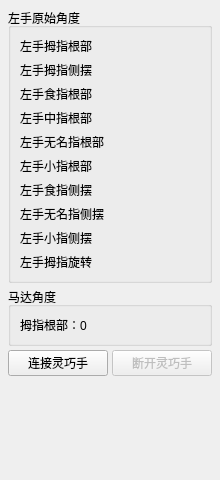
<?xml version="1.0" encoding="UTF-8"?>
<ui version="4.0">
 <class>LinkerHandPanel</class>
 <widget class="QWidget" name="LinkerHandPanel">
  <property name="geometry">
   <rect>
    <x>0</x>
    <y>0</y>
    <width>220</width>
    <height>480</height>
   </rect>
  </property>
  <layout class="QVBoxLayout" name="rootLayout">
   <property name="spacing">
    <number>4</number>
   </property>
   <property name="leftMargin">
    <number>8</number>
   </property>
   <property name="topMargin">
    <number>8</number>
   </property>
   <property name="rightMargin">
    <number>8</number>
   </property>
   <property name="bottomMargin">
    <number>8</number>
   </property>
   <item>
    <widget class="QGroupBox" name="QGB_leftHandRawAngle">
     <property name="title"><string>左手原始角度</string></property>
     <layout class="QVBoxLayout" name="groupBoxLayout">
      <item>
       <layout class="QGridLayout" name="gridFingers">
        <property name="horizontalSpacing"><number>6</number></property>
        <property name="verticalSpacing"><number>6</number></property>
        <item row="0" column="0">
         <widget class="QLabel" name="lbl_text_thumb">
          <property name="text"><string>左手拇指根部</string></property>
         </widget>
        </item>
        <item row="1" column="0">
         <widget class="QLabel" name="lbl_text_thumb_adduction">
          <property name="text"><string>左手拇指侧摆</string></property>
         </widget>
        </item>
        <item row="2" column="0">
         <widget class="QLabel" name="lbl_text_index">
          <property name="text"><string>左手食指根部</string></property>
         </widget>
        </item>
        <item row="3" column="0">
         <widget class="QLabel" name="lbl_text_middle">
          <property name="text"><string>左手中指根部</string></property>
         </widget>
        </item>
        <item row="4" column="0">
         <widget class="QLabel" name="lbl_text_ring">
          <property name="text"><string>左手无名指根部</string></property>
         </widget>
        </item>
        <item row="5" column="0">
         <widget class="QLabel" name="lbl_text_pinky">
          <property name="text"><string>左手小指根部</string></property>
         </widget>
        </item>
        <item row="6" column="0">
         <widget class="QLabel" name="lbl_text_index_adduction">
          <property name="text"><string>左手食指侧摆</string></property>
         </widget>
        </item>
        <item row="7" column="0">
         <widget class="QLabel" name="lbl_text_ring_adduction">
          <property name="text"><string>左手无名指侧摆</string></property>
         </widget>
        </item>
        <item row="8" column="0">
         <widget class="QLabel" name="lbl_text_pinky_adduction">
          <property name="text"><string>左手小指侧摆</string></property>
         </widget>
        </item>
        <item row="9" column="0">
         <widget class="QLabel" name="lbl_text_thumb_rotation">
          <property name="text"><string>左手拇指旋转</string></property>
         </widget>
        </item>
       </layout>
      </item>
     </layout>
    </widget>
   </item>
   <item>
    <widget class="QGroupBox" name="QGB_motorAngle">
     <property name="title"><string>马达角度</string></property>
     <layout class="QVBoxLayout" name="motorLayout">
      <item>
       <layout class="QGridLayout" name="gridMotor">
        <property name="horizontalSpacing"><number>6</number></property>
        <property name="verticalSpacing"><number>6</number></property>
        <item row="0" column="0">
         <widget class="QLabel" name="lbl_motor_thumb">
          <property name="text"><string>拇指根部：0</string></property>
         </widget>
        </item>
       </layout>
      </item>
     </layout>
    </widget>
   </item>
   <item>
    <layout class="QHBoxLayout" name="layoutButtons">
     <item>
      <widget class="QPushButton" name="btn_connect">
       <property name="text"><string>连接灵巧手</string></property>
      </widget>
     </item>
     <item>
      <widget class="QPushButton" name="btn_disconnect">
       <property name="text"><string>断开灵巧手</string></property>
       <property name="enabled"><bool>false</bool></property>
      </widget>
     </item>
    </layout>
   </item>
   <item>
    <spacer name="verticalSpacer">
     <property name="orientation"><enum>Qt::Vertical</enum></property>
     <property name="sizeHint" stdset="0"><size><width>20</width><height>40</height></size></property>
    </spacer>
   </item>
  </layout>
 </widget>
 <resources/>
 <connections/>
</ui>
